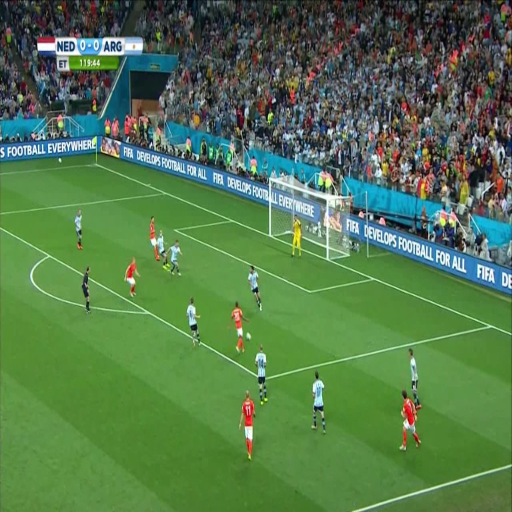
#> input picture test_image.jpg, 1024 x 1024 px (shown at 1/2 size)
$ python corner_detection.py
#> lines starting #> are read from the running program, lines starting #| are printed output that depends on the picture; after the words box and inside, x2 and y2 are one past the last pixel; in counts of white or black regions, pixels touching at a corner belong together; pictures that were not available may be replaced by others from this repository, and a replacement may not be noted
import cv2 as cv
import numpy as np
import matplotlib.pyplot as plt
from skimage.transform import estimate_transform, warp
from skimage.io import imread, imshow
from skimage import transform
import matplotlib.pyplot as plt
import numpy as np

def nothing(_):
    pass

def harris_corner_detection(image_path, threshold=0.01):
    # Load the image
    img = cv.imread(image_path)
    gray = cv.cvtColor(img, cv.COLOR_BGR2GRAY)

    # Convert to float32
    gray = np.float32(gray)

    # Harris corner detection
    dst = cv.cornerHarris(gray, 2, 3, 0.04)

    # Dilate the result to mark the corners
    dst = cv.dilate(dst, None)

    # Thresholding
    img[dst > threshold * dst.max()] = [0, 0, 255]

    return img
cv.namedWindow('image')
cv.namedWindow('thresh')
cv.createTrackbar('Hue Max', 'image', 0, 255, nothing)
cv.createTrackbar('Hue Min', 'image', 0, 255, nothing)
cv.createTrackbar('Lightness Max', 'image', 0, 255, nothing)
cv.createTrackbar('Lightness Min', 'image', 0, 255, nothing)
cv.createTrackbar('Saturation Max', 'image', 0, 255, nothing)
cv.createTrackbar('Saturation Min', 'image', 0, 255, nothing)
cv.setTrackbarPos('Hue Max', 'image', 255)
cv.setTrackbarPos('Hue Min', 'image', 0)
cv.setTrackbarPos('Lightness Max', 'image', 255)
cv.setTrackbarPos('Lightness Min', 'image', 136)
cv.setTrackbarPos('Saturation Max', 'image', 255)
cv.setTrackbarPos('Saturation Min', 'image', 0)

cv.createTrackbar('Y Max', 'thresh', 0, 255, nothing)
cv.createTrackbar('Y Min', 'thresh', 0, 255, nothing)
cv.createTrackbar('U Max', 'thresh', 0, 255, nothing)
cv.createTrackbar('U Min', 'thresh', 0, 255, nothing)
cv.createTrackbar('V Max', 'thresh', 0, 255, nothing)
cv.createTrackbar('V Min', 'thresh', 0, 255, nothing)
cv.setTrackbarPos('Y Max', 'thresh', 255)
cv.setTrackbarPos('Y Min', 'thresh', 0)
cv.setTrackbarPos('U Max', 'thresh', 255)
cv.setTrackbarPos('U Min', 'thresh', 0)
cv.setTrackbarPos('V Max', 'thresh', 255)
cv.setTrackbarPos('V Min', 'thresh', 0)

def main():
    # Path to the image
    image = cv.imread('test_image.jpg')
#> image is the input picture: shape (1024, 1024, 3); mean B, G, R 77, 120.8, 84.4
    image = cv.resize(image, (400, 300))
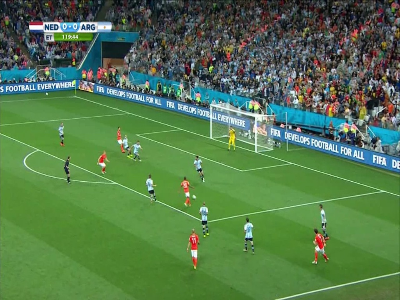
#> image: shape (300, 400, 3); mean B, G, R 77, 120.7, 84.4
    cap_kiri = cv.VideoCapture('Kiri3.mp4')
    cap_kanan = cv.VideoCapture('Kanan3.mp4')

    if not cap_kanan.isOpened():
        print("Error: Could not open video.")
        return
    if not cap_kiri.isOpened():
        print("Error: Could not open video.")
        return

    hls_image = cv.cvtColor(image, cv.COLOR_BGR2HLS)
#> hls_image: shape (300, 400, 3); mean of channels 0, 1, 2 64.2, 96.2, 86.8
    yuv_image = cv.cvtColor(image, cv.COLOR_BGR2YUV)
#> yuv_image: shape (300, 400, 3); mean of channels 0, 1, 2 104.9, 114.2, 110
    cv.imshow('image', hls_image)

    template = np.zeros((1300, 900, 3), np.uint8)
    cv.rectangle(template, (50, 50), (850, 1250), (255, 255, 255), 3)
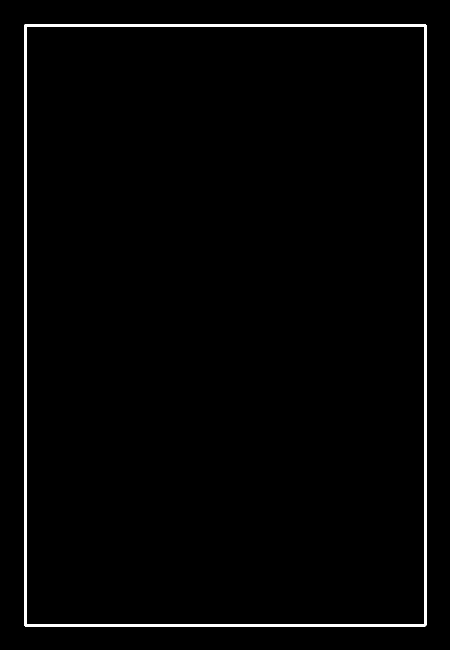
#> template: shape (1300, 900, 3) (shown at 1/2 size); 1.7% white; 1 white region, box (x1, y1, x2, y2) and area: (48, 48, 853, 1253) 19988
    cv.ellipse(template, (50, 50), (50, 50), 180, 270, 180, (255, 255, 255), 3, 0)
#> template: shape (1300, 900, 3); 1.7% white; 1 white region, box (x1, y1, x2, y2) and area: (48, 48, 853, 1253) 20359
    cv.ellipse(template, (850, 50), (50, 50), 180, 270, 360, (255, 255, 255), 3, 0)
#> template: shape (1300, 900, 3); 1.8% white; 1 white region, box (x1, y1, x2, y2) and area: (48, 48, 853, 1253) 20730
    cv.rectangle(template, (200, 50), (700, 230), (255, 255, 255), 3)
    cv.rectangle(template, (300, 50), (600, 100), (255, 255, 255), 3)
    cv.line(template, (50, 650), (850, 650), (255, 255, 255), 3)
    cv.circle(template, (450, 650), 130, (255, 255, 255), 3)
    cv.rectangle(template, (200, 1250), (700, 1250 - 180), (255, 255, 255), 3)
    cv.rectangle(template, (300, 1250), (600, 1200), (255, 255, 255), 3)
#> template: shape (1300, 900, 3); 3.5% white; 1 white region, box (x1, y1, x2, y2) and area: (48, 48, 853, 1253) 41219
    cv.ellipse(template, (50, 1250), (50, 50), 180, 180, 90, (255, 255, 255), 3, 0)
#> template: shape (1300, 900, 3); 3.6% white; 1 white region, box (x1, y1, x2, y2) and area: (48, 48, 853, 1253) 41592
    cv.ellipse(template, (850, 1250), (50, 50), 180, 90, 0, (255, 255, 255), 3, 0)
#> template: shape (1300, 900, 3); 3.6% white; 1 white region, box (x1, y1, x2, y2) and area: (48, 48, 853, 1253) 41965
    template = cv.rotate(template, cv.ROTATE_90_CLOCKWISE)
#> template: shape (900, 1300, 3); 3.6% white; 1 white region, box (x1, y1, x2, y2) and area: (47, 48, 1252, 853) 41965
    # cv.imshow('Template', template)

    # using namespace cv;
    # Mat frame_lapangan_raw = Mat::zeros(1300, 900, CV_8UC3);

    # rectangle(frame_lapangan_raw, Rect(Point(50, 50), Point(850, 1250)), Scalar(255, 255, 255), 3);

    # ellipse(frame_lapangan_raw, Point(50, 50), Size(50, 50), 180, 270, 180, Scalar(255, 255, 255), 3, 0);
    # ellipse(frame_lapangan_raw, Point(850, 50), Size(50, 50), 180, 270, 360, Scalar(255, 255, 255), 3, 0);
    # rectangle(frame_lapangan_raw, Rect(Point(200, 50), Point(700, 230)), Scalar(255, 255, 255), 3);
    # rectangle(frame_lapangan_raw, Rect(Point(300, 50), Point(600, 100)), Scalar(255, 255, 255), 3);

    # line(frame_lapangan_raw, Point(50, 650), Point(850, 650), Scalar(255, 255, 255), 3);
    # circle(frame_lapangan_raw, Point(450, 650), 130, Scalar(255, 255, 255), 3);

    # rectangle(frame_lapangan_raw, Rect(Point(200, 1250), Point(700, 1250 - 180)), Scalar(255, 255, 255), 3);
    # rectangle(frame_lapangan_raw, Rect(Point(300, 1250), Point(600, 1200)), Scalar(255, 255, 255), 3);
    # ellipse(frame_lapangan_raw, Point(50, 1250), Size(50, 50), 180, 180, 90, Scalar(255, 255, 255), 3, 0);
    # ellipse(frame_lapangan_raw, Point(850, 1250), Size(50, 50), 180, 90, 0, Scalar(255, 255, 255), 3, 0);


    while True:
        ret_kanan, frame_kanan = cap_kanan.read()
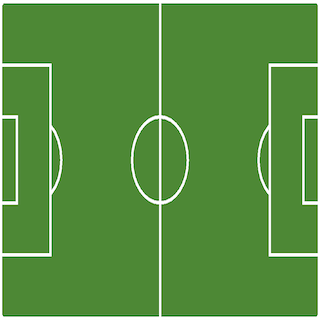
#> input picture world_cup_template.png, 320 x 320 px, given in place of Kanan3.mp4, which was not available
#> frame_kanan is the input picture: shape (320, 320, 3); mean B, G, R 66.8, 144.2, 88.8
        ret_kiri, frame_kiri = cap_kiri.read()

        if not ret_kanan or not ret_kiri:
            cap_kanan.set(cv.CAP_PROP_POS_FRAMES, 0)  # Restart the right video
            cap_kiri.set(cv.CAP_PROP_POS_FRAMES, 0)  # Restart the left video
            ret_kanan, frame_kanan = cap_kanan.read()
            ret_kiri, frame_kiri = cap_kiri.read()

        # cv.imshow('frame_kiri', frame_kiri)
        # cv.imshow('frame_kanan', frame_kanan)

        hue_max = cv.getTrackbarPos('Hue Max', 'image')
        hue_min = cv.getTrackbarPos('Hue Min', 'image')
        lightness_max = cv.getTrackbarPos('Lightness Max', 'image')
        lightness_min = cv.getTrackbarPos('Lightness Min', 'image')
        saturation_max = cv.getTrackbarPos('Saturation Max', 'image')
        saturation_min = cv.getTrackbarPos('Saturation Min', 'image')

        y_max = cv.getTrackbarPos('Y Max', 'thresh')
        y_min = cv.getTrackbarPos('Y Min', 'thresh')
        u_max = cv.getTrackbarPos('U Max', 'thresh')
        u_min = cv.getTrackbarPos('U Min', 'thresh')
        v_max = cv.getTrackbarPos('V Max', 'thresh')
        v_min = cv.getTrackbarPos('V Min', 'thresh')

        # #source coordinates
        # src = np.array([162, 356,
        #                 776, 415,
        #                 831, 345,
        #                 492, 331,]).reshape((4, 2))
        # #destination coordinates
        # dst = np.array([649, 50,
        #                 650, 850,
        #                 1249, 850,
        #                 1201, 302,]).reshape((4, 2))

        #source coordinates
        src_kiri = np.array([1075, 592,
                        999, 505,
                        580, 485,
                        202, 520,]).reshape((4, 2))

        #source coordinates
        src_kanan = np.array([1241, 501,
                        757, 468,
                        226, 514,
                        48, 655,]).reshape((4, 2))
        #destination coordinates
        dst = np.array([650, 850,
                        1070, 700,
                        1070, 200,
                        650, 50,]).reshape((4, 2))

        # Draw source points on the frame
        for point in src_kanan:
            cv.circle(frame_kanan, tuple(point), 5, (0, 0, 255), -1)
        cv.putText(frame_kanan, 'Source Coordinates', (10, 30), cv.FONT_HERSHEY_SIMPLEX, 1, (0, 0, 255), 2)
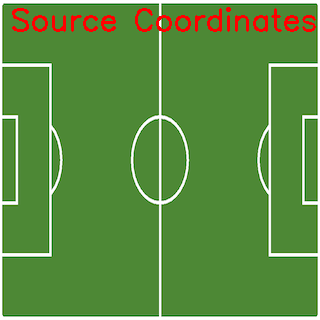
#> frame_kanan: shape (320, 320, 3); 2.02% of pixels changed, all inside (x1, y1, x2, y2) = (12, 7, 316, 32)

        for point in src_kiri:
            cv.circle(frame_kiri, tuple(point), 5, (0, 0, 255), -1)
        cv.putText(frame_kiri, 'Source Coordinates', (10, 30), cv.FONT_HERSHEY_SIMPLEX, 1, (0, 0, 255), 2)

        # Draw destination points on the template
        for point in dst:
            cv.circle(template, tuple(point), 5, (0, 255, 0), -1)
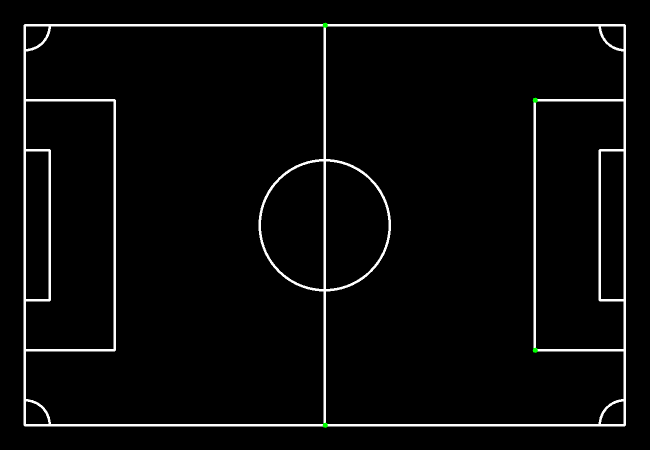
#> template: shape (900, 1300, 3) (shown at 1/2 size); mean of channels 0, 1, 2 9.1, 9.2, 9.1; drawn as B, G, R
        cv.putText(template, 'Destination Coordinates', (10, 30), cv.FONT_HERSHEY_SIMPLEX, 1, (0, 255, 0), 2)
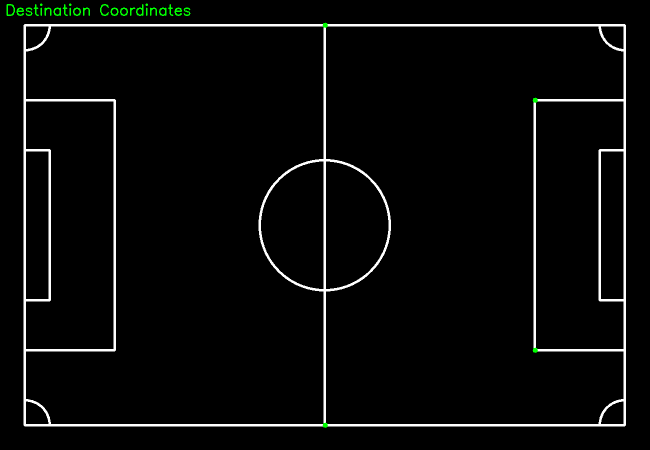
#> template: shape (900, 1300, 3) (shown at 1/2 size); 0.22% of pixels changed, all inside (x1, y1, x2, y2) = (13, 7, 381, 32); drawn as B, G, R

        # Scale destination points to match the template size
        dst_scaled = dst  # Adjust scaling factor as needed

        # Perform projective transformation
        tform_kanan = cv.getPerspectiveTransform(src_kanan.astype(np.float32), dst_scaled.astype(np.float32))
#> tform_kanan = [[0.184, -0.0976, -526.3], [-0.349, -0.0488, 3.97], [-7.03e-05, -0.00289, 1]]
        tf_img_kanan = cv.warpPerspective(frame_kanan, tform_kanan, (template.shape[1], template.shape[0]))
#> tf_img_kanan: shape (900, 1300, 3); every value is 0

        tform_kiri = cv.getPerspectiveTransform(src_kiri.astype(np.float32), dst_scaled.astype(np.float32))
#> tform_kiri = [[-0.183, 0.22, -328.3], [-0.353, -2.62, 1412.1], [-3.42e-05, -0.00265, 1]]
        tf_img_kiri = cv.warpPerspective(frame_kiri, tform_kiri, (template.shape[1], template.shape[0]))

        # Display the transformed image
        cv.addWeighted(template, 0.5, tf_img_kanan, 0.5, 0, tf_img_kanan)
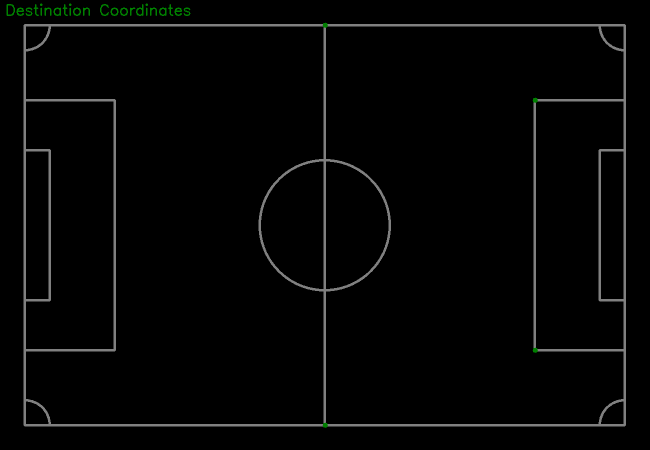
#> tf_img_kanan: shape (900, 1300, 3) (shown at 1/2 size); mean B, G, R 4.6, 4.9, 4.6
        # cv.imshow('Transformed Image Kanan', tf_img_kanan)

        cv.addWeighted(template, 0.5, tf_img_kiri, 0.5, 0, tf_img_kiri)
        # cv.imshow('Transformed Image Kiri', tf_img_kiri)

        output = np.zeros_like(template)
        cv.addWeighted(tf_img_kiri, 0.5, tf_img_kanan, 0.5, 0, output)
        cv.imshow('Transformed Image Kiri + Kanan', output)

        # [11 lines of commented-out code are left out]
        key = cv.waitKey(1) & 0xFF
#> (key Esc is pressed here)
        if key == 27:
            break

    cv.waitKey(0)
    cv.destroyAllWindows()
if __name__ == "__main__":
    main()
